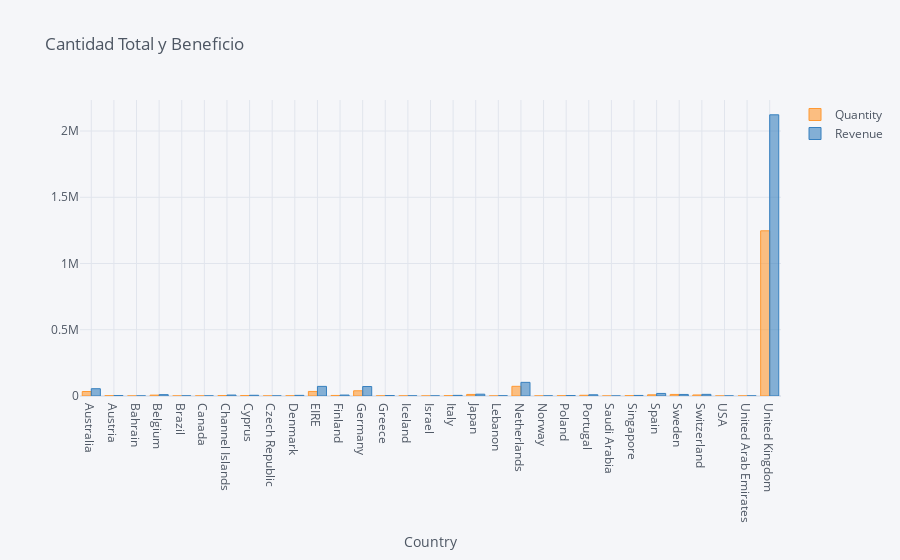

The notebook cell this image was saved under:
### Code cell
data.iplot(kind='bar', xTitle='Country', title='Cantidad Total y Beneficio')

### Figure 1 — Plotly figure (JSON) as saved in the notebook; plotly's stock layout.template omitted (floating-point values rounded to 4 significant figures)
{"data": [{"marker": {"color": "rgba(255, 153, 51, 0.6)", "line": {"color": "rgba(255, 153, 51, 1.0)", "width": 1}}, "name": "Quantity", "orientation": "v", "text": "", "type": "bar", "x": ["Australia", "Austria", "Bahrain", "Belgium", "Brazil", "Canada", "Channel Islands", "Cyprus", "Czech Republic", "Denmark", "EIRE", "Finland", "Germany", "Greece", "Iceland", "Israel", "Italy", "Japan", "Lebanon", "Netherlands", "Norway", "Poland", "Portugal", "Saudi Arabia", "Singapore", "Spain", "Sweden", "Switzerland", "USA", "United Arab Emirates", "United Kingdom"], "y": [33986, 2091, 260, 6612, 356, 592, 3617, 3338, 346, 1467, 34362, 4233, 39417, 1075, 798, 286, 2555, 11821, 386, 73059, 445, 1792, 5500, 80, 2475, 9006, 11885, 7830, 137, 496, 1246753]}, {"marker": {"color": "rgba(55, 128, 191, 0.6)", "line": {"color": "rgba(55, 128, 191, 1.0)", "width": 1}}, "name": "Revenue", "orientation": "v", "text": "", "type": "bar", "x": ["Australia", "Austria", "Bahrain", "Belgium", "Brazil", "Canada", "Channel Islands", "Cyprus", "Czech Republic", "Denmark", "EIRE", "Finland", "Germany", "Greece", "Iceland", "Israel", "Italy", "Japan", "Lebanon", "Netherlands", "Norway", "Poland", "Portugal", "Saudi Arabia", "Singapore", "Spain", "Sweden", "Switzerland", "USA", "United Arab Emirates", "United Kingdom"], "y": [55000.0, 3381.0, 548.4, 10280.0, 1144.0, 674.8, 7127.0, 5484.0, 549.3, 4822.0, 72530.0, 7169.0, 71450.0, 3558.0, 1112.0, 779.1, 4709.0, 13730.0, 1694.0, 103000.0, 935.9, 3643.0, 9309.0, 145.9, 4172.0, 19420.0, 11730.0, 12460.0, 383.9, 889.2, 2122000.0]}], "layout": {"legend": {"bgcolor": "#F5F6F9", "font": {"color": "#4D5663"}}, "paper_bgcolor": "#F5F6F9", "plot_bgcolor": "#F5F6F9", "title": {"font": {"color": "#4D5663"}, "text": "Cantidad Total y Beneficio"}, "xaxis": {"gridcolor": "#E1E5ED", "showgrid": true, "tickfont": {"color": "#4D5663"}, "title": {"font": {"color": "#4D5663"}, "text": "Country"}, "zerolinecolor": "#E1E5ED"}, "yaxis": {"gridcolor": "#E1E5ED", "showgrid": true, "tickfont": {"color": "#4D5663"}, "title": {"font": {"color": "#4D5663"}, "text": ""}, "zerolinecolor": "#E1E5ED"}}}
